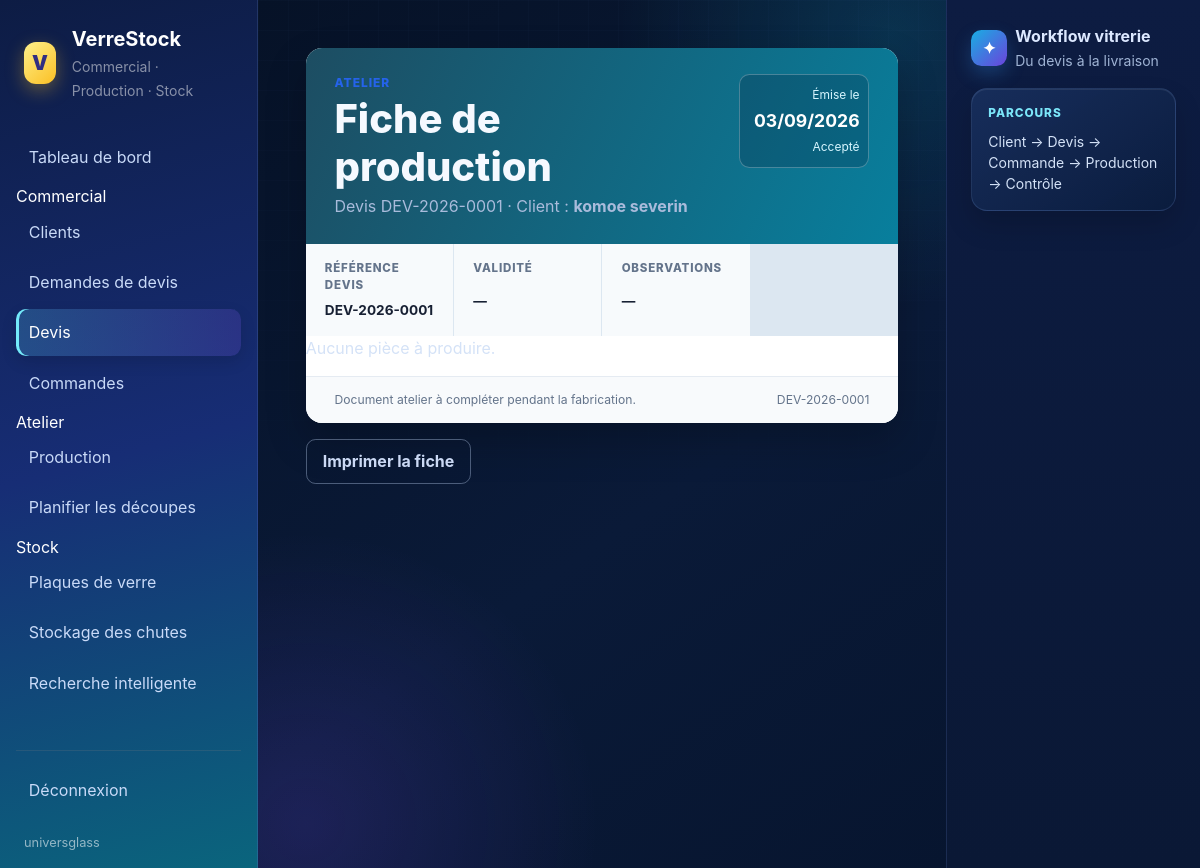
The page /commercial/devis/2/fiche-production/ (signed in) on the database its author committed.
### commercial/models.py (models this page shows, shortened)
class Devis(models.Model):
    class Statut(models.TextChoices):
        BROUILLON="BROUILLON", "Brouillon"; ENVOYE="ENVOYE", "Envoyé"; EN_ATTENTE="EN_ATTENTE", "En attente"; ACCEPTE="ACCEPTE", "Accepté"; REFUSE="REFUSE", "Refusé"; EXPIRE="EXPIRE", "Expiré"; ANNULE="ANNULE", "Annulé"
    reference=models.CharField(max_length=24,unique=True,blank=True)
    client=models.ForeignKey(Client,on_delete=models.PROTECT,related_name="devis")
    demande=models.ForeignKey(DemandeDevis,null=True,blank=True,on_delete=models.SET_NULL,related_name="devis")
    statut=models.CharField(max_length=16,choices=Statut.choices,default=Statut.BROUILLON)
    date=models.DateField(auto_now_add=True); validite=models.DateField(null=True,blank=True)
    chantier_adresse=models.TextField(blank=True, help_text="Adresse de pose ou de livraison si différente du client")
    chantier_contact=models.CharField(max_length=120, blank=True)
    chantier_telephone=models.CharField(max_length=40, blank=True)
    delai_fabrication=models.CharField(max_length=120, blank=True, help_text="Ex. 7 à 10 jours ouvrés après validation")
    acompte_taux=models.DecimalField(max_digits=5, decimal_places=2, default=Decimal("50.00"))
    conditions_paiement=models.TextField(blank=True, default="50 % à la commande, solde à la livraison.")
    pose_incluse=models.BooleanField(default=False)
    prise_mesures_validee=models.BooleanField(default=False, help_text="Dimensions relevées et validées sur site")
    remise=models.DecimalField(max_digits=12,decimal_places=2,default=0); tva_taux=models.DecimalField(max_digits=5,decimal_places=2,default=Decimal("20.00"))
    sous_total=models.DecimalField(max_digits=12,decimal_places=2,default=0,editable=False); total_ht=models.DecimalField(max_digits=12,decimal_places=2,default=0,editable=False); total_ttc=models.DecimalField(max_digits=12,decimal_places=2,default=0,editable=False)
    observations=models.TextField(blank=True); cree_par=models.ForeignKey(settings.AUTH_USER_MODEL,null=True,blank=True,on_delete=models.SET_NULL)
    class Meta:
        ordering=["-date", "-pk"]
        permissions=[("send_devis", "Peut envoyer un devis"), ("accept_devis", "Peut accepter un devis"), ("refuse_devis", "Peut refuser un devis"), ("cancel_devis", "Peut annuler un devis"), ("transform_devis", "Peut transformer un devis en commande")]

### clients/models.py (models this page shows, shortened)
class Client(models.Model):
    reference = models.CharField(max_length=24, unique=True, blank=True)
    nom = models.CharField(max_length=160)
    contact = models.CharField(max_length=120, blank=True)
    telephone = models.CharField(max_length=40, blank=True)
    email = models.EmailField(blank=True)
    adresse = models.TextField(blank=True)
    ville = models.CharField(max_length=100, blank=True)
    notes = models.TextField(blank=True)
    cree_le = models.DateTimeField(auto_now_add=True)
    cree_par = models.ForeignKey(settings.AUTH_USER_MODEL, null=True, blank=True, on_delete=models.SET_NULL)
    class Meta:
        ordering = ["nom"]
        permissions = [("manage_client", "Peut gérer les clients")]

### commercial/views.py (the view)
@permission_required("commercial.view_devis", raise_exception=True)
def fiche_production(request, pk):
    devis = get_object_or_404(Devis.objects.select_related("client").prefetch_related("lignes__type_verre", "lignes__epaisseur"), pk=pk)
    return render(request, "commercial/fiche_production.html", {"devis": devis})

### templates/commercial/fiche_production.html
{% extends 'base.html' %}
{% block content %}
<article class="production-sheet print-document">
  <header class="production-sheet-header"><div><div class="page-eyebrow">Atelier</div><h1>Fiche de production</h1><p>Devis {{ devis.reference }} · Client : <strong>{{ devis.client.nom }}</strong></p></div><div class="production-status"><span>Émise le</span><strong>{{ devis.date|date:"d/m/Y" }}</strong><span>{{ devis.get_statut_display }}</span></div></header>
  <section class="production-instructions"><div><span>Référence devis</span><strong>{{ devis.reference }}</strong></div><div><span>Validité</span><strong>{{ devis.validite|date:"d/m/Y"|default:"—" }}</strong></div><div><span>Observations</span><strong>{{ devis.observations|default:"—" }}</strong></div></section>
  {% for ligne in devis.lignes.all %}<section class="production-piece"><header><div><span class="piece-index">{{ forloop.counter|stringformat:"02d" }}</span><h2>{{ ligne.description }}</h2><p>{{ ligne.type_verre|default:"Verre à confirmer" }} · Épaisseur {{ ligne.epaisseur|default:"—" }}</p></div><div class="piece-spec"><strong>{{ ligne.longueur|default:"—" }} × {{ ligne.largeur|default:"—" }} mm</strong><span>Quantité : {{ ligne.quantite }}</span></div></header><table class="table production-steps"><thead><tr><th>Opération</th><th>À réaliser</th><th>Opérateur</th><th>Contrôle</th></tr></thead><tbody>{% if ligne.decoupe %}<tr><td>Découpe</td><td>Oui</td><td></td><td></td></tr>{% endif %}{% if ligne.rabotage %}<tr><td>Rabotage</td><td>Oui</td><td></td><td></td></tr>{% endif %}{% if ligne.percage %}<tr><td>Perçage</td><td>Oui</td><td></td><td></td></tr>{% endif %}{% if ligne.trempe %}<tr><td>Trempe</td><td>Oui</td><td></td><td></td></tr>{% endif %}{% if ligne.autres_prestations %}<tr><td>{{ ligne.autres_prestations }}</td><td>Oui</td><td></td><td></td></tr>{% endif %}</tbody></table></section>{% empty %}<p>Aucune pièce à produire.</p>{% endfor %}
  <footer class="production-footer"><span>Document atelier à compléter pendant la fabrication.</span><span>{{ devis.reference }}</span></footer>
</article>
<div class="screen-only mt-3"><button class="btn btn-outline-secondary" onclick="window.print()">Imprimer la fiche</button></div>
{% endblock %}

### templates/base.html (shortened to what this page needs)
<!doctype html>
<html lang="fr"><head><link href="https://cdn.jsdelivr.net/npm/bootstrap@5.3.3/dist/css/bootstrap.min.css" rel="stylesheet"><link href="/static/css/app.css?v=20260819-workflow" rel="stylesheet"></head>
<body class="premium-app"><div class="d-flex app-shell"><aside class="sidebar p-3 text-white min-vh-100 d-flex flex-column"><div class="d-flex align-items-center gap-3 px-2 py-2 mb-4"><div class="brand-mark">V</div><div><div class="fw-bold fs-5">VerreStock</div><small class="text-white-50">Commercial · Production · Stock</small></div></div><nav class="nav flex-column"><a href="/" class="nav-link {% if request.path == '/' %}active{% endif %}">Tableau de bord</a>{% if perms.clients.view_client %}<div class="sidebar-section">Commercial</div><a href="{% url 'clients:liste' %}" class="nav-link {% if '/clients/' in request.path %}active{% endif %}">Clients</a><a href="{% url 'commercial:demandes' %}" class="nav-link {% if '/commercial/demandes/' in request.path %}active{% endif %}">Demandes de devis</a><a href="{% url 'commercial:liste' %}" class="nav-link {% if '/commercial/devis/' in request.path %}active{% endif %}">Devis</a><a href="{% url 'commandes:liste' %}" class="nav-link {% if '/commandes/' in request.path %}active{% endif %}">Commandes</a>{% endif %}{% if perms.production.view_ficheproduction %}<div class="sidebar-section">Atelier</div><a href="{% url 'production:liste' %}" class="nav-link {% if '/production/' in request.path %}active{% endif %}">Production</a><a href="/decoupes/" class="nav-link {% if '/decoupes/' in request.path %}active{% endif %}">Planifier les découpes</a>{% endif %}{% if perms.chutes.view_chute or perms.stock_panneaux.view_stockgrandpanneau %}<div class="sidebar-section">Stock</div><a href="/grands-panneaux/" class="nav-link {% if 'grands-panneaux' in request.path %}active{% endif %}">Plaques de verre</a><a href="/stockage/" class="nav-link {% if request.path == '/stockage/' %}active{% endif %}">Stockage des chutes</a><a href="/stockage/rechercher/" class="nav-link {% if 'rechercher' in request.path %}active{% endif %}">Recherche intelligente</a>{% endif %}</nav><div class="mt-auto pt-4"><hr class="border-secondary"><a href="/deconnexion/" class="nav-link">Déconnexion</a><div class="sidebar-footer px-2 pt-3">{{ request.user.username }}</div></div></aside><main class="main-content p-4 p-lg-5 flex-grow-1"><div class="content-wrap">{% for message in messages %}<div class="alert {% if message.tags == 'error' %}alert-danger{% else %}alert-success{% endif %} border-0 shadow-sm">{{ message }}</div>{% endfor %}{% block content %}{% endblock %}</div></main><aside class="right-sidebar p-3 p-xl-4 min-vh-100"><div class="d-flex align-items-center gap-2 mb-3"><div class="right-sidebar-icon">✦</div><div><div class="fw-bold">Workflow vitrerie</div><small class="text-muted">Du devis à la livraison</small></div></div><div class="card right-sidebar-card mb-3"><div class="card-body"><div class="section-label mb-2">Parcours</div><div class="small">Client → Devis → Commande → Production → Contrôle</div></div></div></aside></div></body></html>

### rows shown on the page
Devis: reference "DEV-2026-0001", client.nom "komoe severin", date "03/09/2026", statut "Accepté", validite "—", observations "—"

### other values the page prints
{{ request.user.username }} "universglass"
